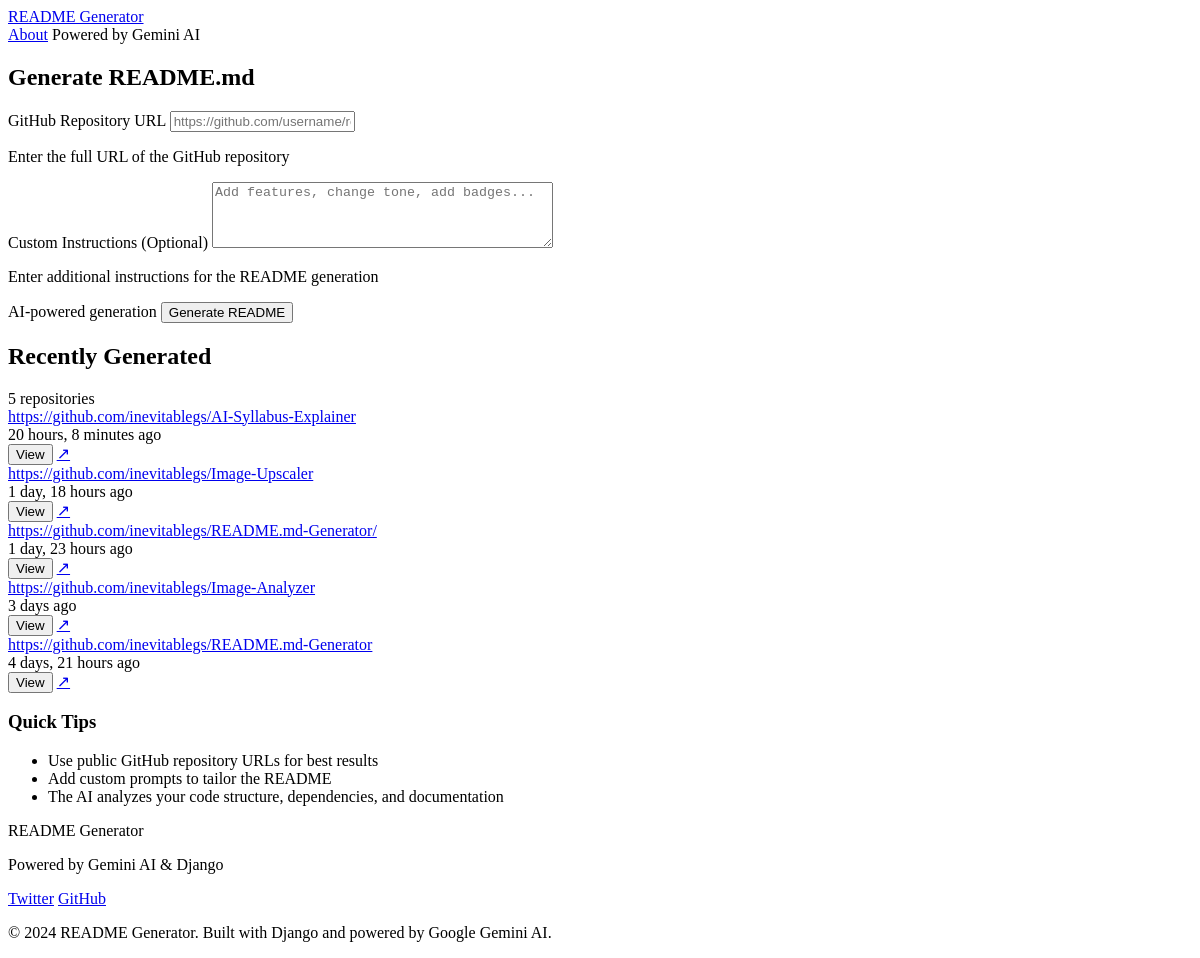
Before: / with the older database file.
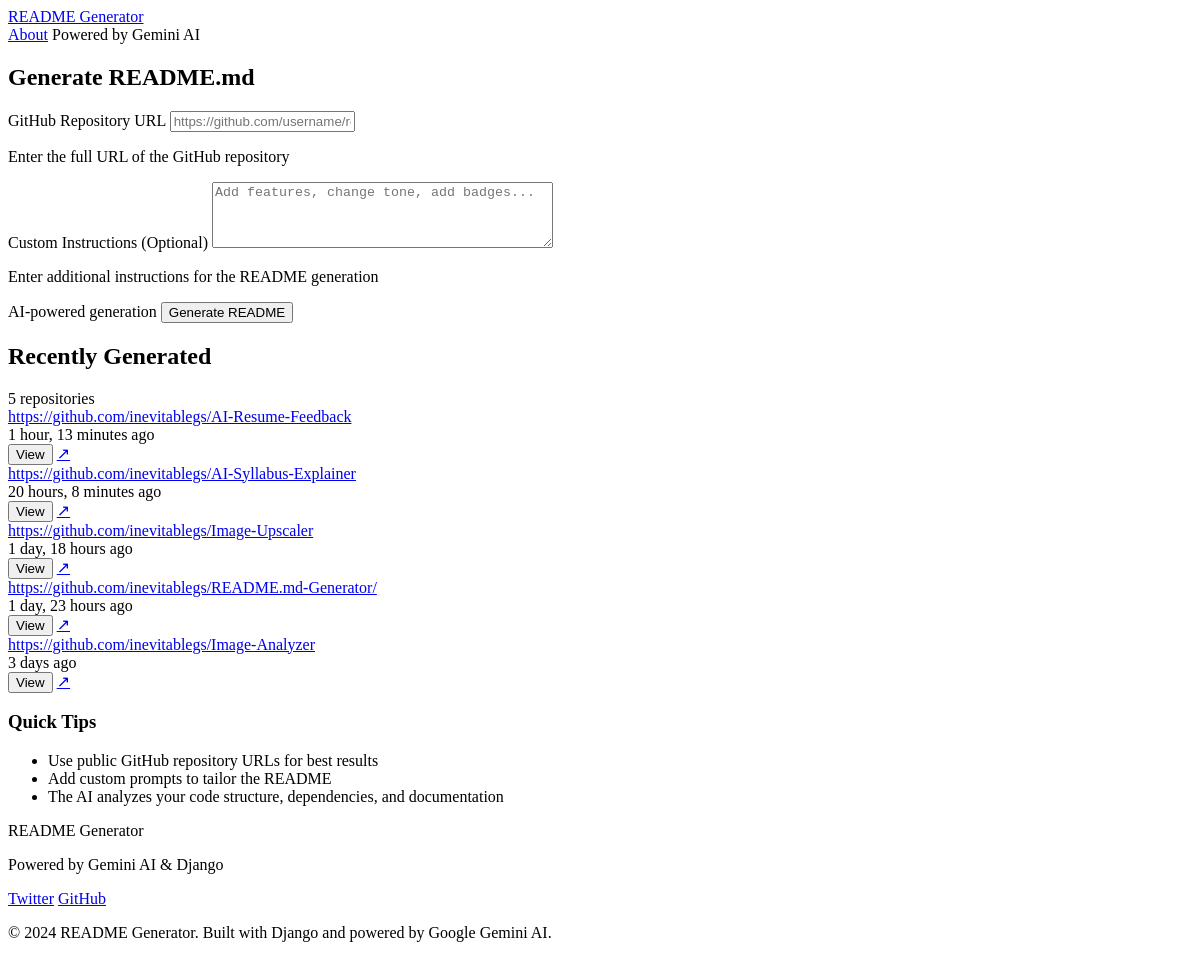
After: the same page with the newer database file.
### generator/models.py (models this page shows, shortened)
class Repository(models.Model):
    url = models.URLField(
        max_length=255,
        validators=[URLValidator()],
        unique=True
    )
    created_at = models.DateTimeField(auto_now_add=True)
    updated_at = models.DateTimeField(auto_now=True)
    readme_content = models.TextField(blank=True)
    language_stats = models.JSONField(default=dict, blank=True)
    topics = models.JSONField(default=list, blank=True)
    class Meta:
        verbose_name_plural = "Repositories"
        ordering = ['-created_at']

### generator/views.py (the view)
# urls.py: path('', views.home, name='home'),
@never_cache
@require_http_methods(["GET", "POST"])
def home(request):
    if request.method == 'POST':
        form = RepoForm(request.POST)
        if form.is_valid():
            try:
                repo_url = form.cleaned_data['repo_url']
                user_prompt = form.cleaned_data.get('custom_prompt', '')
                readme_content = generate_readme(repo_url, user_prompt)
                readme_html = markdown(readme_content)
                Repository.objects.update_or_create(
                    url=repo_url,
                    defaults={'readme_content': readme_content}
                )
                return render(request, 'result.html', {
                    'readme': readme_html,           # rendered HTML
                    'raw_readme': readme_content,    # original markdown
                    'repo_url': repo_url
                })
            except Exception as e:
                error_msg = str(e)
                if "404" in error_msg and "license" in error_msg:
                    messages.warning(request, "License info not found. Generated README without license.")
                else:
                    messages.error(request, f"Error: {error_msg}")
                return redirect('home')
        else:
            messages.error(request, "Please enter a valid GitHub repository URL")
    else:
        form = RepoForm()
    return render(request, 'home.html', {
        'form': form,
        'recent_repos': Repository.objects.order_by('-created_at')[:5]
    })

### generator/forms.py (shortened to what this page needs)
class RepoForm(forms.Form):
    repo_url = forms.URLField(
        label='GitHub Repository URL',
        widget=forms.URLInput(attrs={
            'class': 'form-control',
            'placeholder': 'https://github.com/username/repo',
            'autocomplete': 'off'
        }),
        help_text="Enter the full URL of the GitHub repository"
    )
    custom_prompt = forms.CharField(
        label='Custom Instructions (Optional)',
        widget=forms.Textarea(attrs={
            'class': 'form-control',
            'rows': 4,
            'placeholder': 'Add features, change tone, add badges...'
        }),
        required=False,
        help_text="Enter additional instructions for the README generation"
    )

### generator/templates/home.html (shortened to what this page needs)
{% extends 'base.html' %}
{% load widget_tweaks %}
{% block content %}
<div>
    <div>
        <div>
            <div>
                <h2>Generate README.md</h2>
            </div>
        </div>
        <div>
            <form method="post">
                <div>
                    <label>{{ form.repo_url.label }}</label>
                    {{ form.repo_url }}
                    {% if form.repo_url.help_text %}
                        <p>{{ form.repo_url.help_text }}</p>
                    {% endif %}
                </div>
                <div>
                    <label>{{ form.custom_prompt.label }}</label>
                    {{ form.custom_prompt }}
                    {% if form.custom_prompt.help_text %}
                        <p>{{ form.custom_prompt.help_text }}</p>
                    {% endif %}
                </div>
                <div>
                    <span>AI-powered generation</span>
                    <button type="submit">
                        Generate README
                    </button>
                </div>
            </form>
        </div>
    </div>
    {% if recent_repos %}
    <div>
        <div>
            <h2>Recently Generated</h2>
            <span>{{ recent_repos|length }} repositories</span>
        </div>
        <div>
            {% for repo in recent_repos %}
            <div>
                <div>
                    <a href="{{ repo.url }}" target="_blank">
                        {{ repo.url|truncatechars:60 }}
                    </a>
                    <div>
                        <span>{{ repo.created_at|timesince }} ago</span>
                    </div>
                </div>
                <div>
                    <button>View</button>
                    <a href="{{ repo.url }}" target="_blank">↗</a>
                </div>
            </div>
            {% endfor %}
        </div>
    </div>
    {% endif %}
    <div>
        <div>
            <h3>Quick Tips</h3>
            <ul>
                <li>Use public GitHub repository URLs for best results</li>
                <li>Add custom prompts to tailor the README</li>
                <li>The AI analyzes your code structure, dependencies, and documentation</li>
            </ul>
        </div>
    </div>
</div>
{% endblock %}

Changed rows visible on the page:
no longer on this page (row unchanged): Repository: url "https://github.com/inevitablegs/README.md-Generator", created_at "4 days, 21 hours"
added Repository: url "https://github.com/inevitablegs/AI-Resume-Feedback", created_at "1 hour, 13 minutes"
